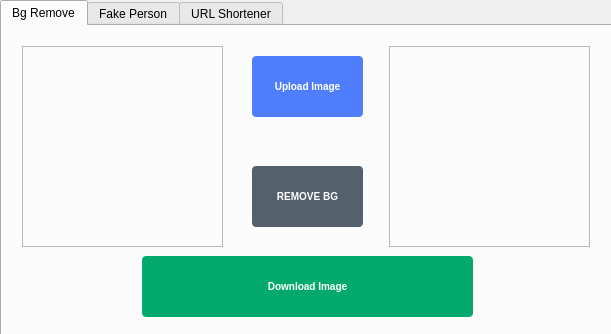
<?xml version="1.0" encoding="UTF-8"?>
<ui version="4.0">
 <class>MainWindow</class>
 <widget class="QMainWindow" name="MainWindow">
  <property name="geometry">
   <rect>
    <x>0</x>
    <y>0</y>
    <width>611</width>
    <height>334</height>
   </rect>
  </property>
  <property name="windowTitle">
   <string>BFU Tool</string>
  </property>
  <widget class="QWidget" name="centralwidget">
   <widget class="QTabWidget" name="tabWidget">
    <property name="geometry">
     <rect>
      <x>0</x>
      <y>0</y>
      <width>616</width>
      <height>338</height>
     </rect>
    </property>
    <property name="cursor">
     <cursorShape>PointingHandCursor</cursorShape>
    </property>
    <property name="styleSheet">
     <string notr="true"/>
    </property>
    <property name="currentIndex">
     <number>0</number>
    </property>
    <widget class="QWidget" name="tab">
     <attribute name="title">
      <string>Bg Remove</string>
     </attribute>
     <widget class="QLabel" name="label_3">
      <property name="geometry">
       <rect>
        <x>20</x>
        <y>20</y>
        <width>201</width>
        <height>201</height>
       </rect>
      </property>
      <property name="autoFillBackground">
       <bool>false</bool>
      </property>
      <property name="frameShape">
       <enum>QFrame::StyledPanel</enum>
      </property>
      <property name="frameShadow">
       <enum>QFrame::Plain</enum>
      </property>
      <property name="lineWidth">
       <number>1</number>
      </property>
      <property name="text">
       <string/>
      </property>
      <property name="pixmap">
       <pixmap>:/res/img/bgrm.jpg</pixmap>
      </property>
      <property name="scaledContents">
       <bool>true</bool>
      </property>
      <property name="wordWrap">
       <bool>false</bool>
      </property>
     </widget>
     <widget class="QLabel" name="label_4">
      <property name="geometry">
       <rect>
        <x>387</x>
        <y>20</y>
        <width>201</width>
        <height>201</height>
       </rect>
      </property>
      <property name="autoFillBackground">
       <bool>false</bool>
      </property>
      <property name="frameShape">
       <enum>QFrame::StyledPanel</enum>
      </property>
      <property name="frameShadow">
       <enum>QFrame::Sunken</enum>
      </property>
      <property name="lineWidth">
       <number>1</number>
      </property>
      <property name="text">
       <string/>
      </property>
      <property name="pixmap">
       <pixmap>:/res/img/bgrm.jpg</pixmap>
      </property>
      <property name="scaledContents">
       <bool>true</bool>
      </property>
      <property name="wordWrap">
       <bool>false</bool>
      </property>
     </widget>
     <widget class="QPushButton" name="pushButton">
      <property name="geometry">
       <rect>
        <x>250</x>
        <y>30</y>
        <width>111</width>
        <height>71</height>
       </rect>
      </property>
      <property name="styleSheet">
       <string notr="true">qproperty-cursor: PointingHandCursor;
  text-transform: uppercase;
  font-size: 10px;
  height: 57px;
  line-height: 57px;
  color: #fff;
  padding: 0 3px;
  background: #4e7efe;
  margin-bottom: 10px;
  border-radius: 4px;
font-weight: bold;</string>
      </property>
      <property name="text">
       <string>Upload Image</string>
      </property>
     </widget>
     <widget class="QPushButton" name="pushButton_2">
      <property name="geometry">
       <rect>
        <x>140</x>
        <y>230</y>
        <width>331</width>
        <height>71</height>
       </rect>
      </property>
      <property name="styleSheet">
       <string notr="true">qproperty-cursor: PointingHandCursor;
  text-transform: uppercase;
  font-size: 10px;
  height: 57px;
  line-height: 57px;
  color: #fff;
  padding: 0 3px;
  background: #04aa6d;
  margin-bottom: 10px;
  border-radius: 4px;
font-weight: bold;</string>
      </property>
      <property name="text">
       <string>Download Image</string>
      </property>
     </widget>
     <widget class="QPushButton" name="pushButton_7">
      <property name="geometry">
       <rect>
        <x>250</x>
        <y>140</y>
        <width>111</width>
        <height>71</height>
       </rect>
      </property>
      <property name="styleSheet">
       <string notr="true">qproperty-cursor: PointingHandCursor;
  text-transform: uppercase;
  font-size: 10px;
  height: 57px;
  line-height: 57px;
  color: #fff;
  padding: 0 3px;
  background:#54616c;
  margin-bottom: 10px;
  border-radius: 4px;
font-weight: bold;</string>
      </property>
      <property name="text">
       <string>REMOVE BG</string>
      </property>
     </widget>
     <widget class="QLabel" name="label_21">
      <property name="geometry">
       <rect>
        <x>40</x>
        <y>230</y>
        <width>61</width>
        <height>51</height>
       </rect>
      </property>
      <property name="text">
       <string/>
      </property>
      <property name="pixmap">
       <pixmap resource="res.qrc">:/res/Downloads/Rokey-The-Blacy-Big-smile.128.png</pixmap>
      </property>
      <property name="scaledContents">
       <bool>true</bool>
      </property>
     </widget>
     <widget class="QLabel" name="label_22">
      <property name="geometry">
       <rect>
        <x>500</x>
        <y>230</y>
        <width>61</width>
        <height>51</height>
       </rect>
      </property>
      <property name="text">
       <string/>
      </property>
      <property name="pixmap">
       <pixmap resource="res.qrc">:/res/Downloads/Rokey-The-Blacy-Exciting.128.png</pixmap>
      </property>
      <property name="scaledContents">
       <bool>true</bool>
      </property>
     </widget>
    </widget>
    <widget class="QWidget" name="tab_2">
     <attribute name="title">
      <string>Fake Person</string>
     </attribute>
     <widget class="QLabel" name="label_5">
      <property name="geometry">
       <rect>
        <x>20</x>
        <y>10</y>
        <width>121</width>
        <height>141</height>
       </rect>
      </property>
      <property name="autoFillBackground">
       <bool>false</bool>
      </property>
      <property name="frameShape">
       <enum>QFrame::StyledPanel</enum>
      </property>
      <property name="frameShadow">
       <enum>QFrame::Plain</enum>
      </property>
      <property name="lineWidth">
       <number>1</number>
      </property>
      <property name="text">
       <string/>
      </property>
      <property name="pixmap">
       <pixmap>:/res/img/bgrm.jpg</pixmap>
      </property>
      <property name="scaledContents">
       <bool>true</bool>
      </property>
      <property name="wordWrap">
       <bool>false</bool>
      </property>
     </widget>
     <widget class="QLineEdit" name="lineEdit">
      <property name="geometry">
       <rect>
        <x>230</x>
        <y>20</y>
        <width>171</width>
        <height>20</height>
       </rect>
      </property>
      <property name="styleSheet">
       <string notr="true">font-size: 10px;
	padding: 2px 3px;
	width: 100%;
	padding-left: 5px;
	outline: none;
	background: #FFFFFF;
	color: #000000;
	border: 2px solid #04aa6d;
	border-radius: 13px;</string>
      </property>
     </widget>
     <widget class="QLabel" name="label">
      <property name="geometry">
       <rect>
        <x>143</x>
        <y>20</y>
        <width>81</width>
        <height>31</height>
       </rect>
      </property>
      <property name="styleSheet">
       <string notr="true">  text-transform: uppercase;
  font-size: 9px;
  height: 57px;
  line-height: 57px;
  padding: 0 3px;
 color: #4e7efe;
  margin-bottom: 10px;
  border-radius: 4px;
font-weight: bold;</string>
      </property>
      <property name="text">
       <string>Full Name :</string>
      </property>
     </widget>
     <widget class="QLineEdit" name="lineEdit_2">
      <property name="geometry">
       <rect>
        <x>230</x>
        <y>50</y>
        <width>171</width>
        <height>20</height>
       </rect>
      </property>
      <property name="styleSheet">
       <string notr="true">font-size: 10px;
	padding: 2px 3px;
	width: 100%;
	padding-left: 5px;
	outline: none;
	background: #FFFFFF;
	color: #000000;
	border: 2px solid #04aa6d;
	border-radius: 13px;</string>
      </property>
      <property name="text">
       <string/>
      </property>
     </widget>
     <widget class="QLabel" name="label_2">
      <property name="geometry">
       <rect>
        <x>160</x>
        <y>50</y>
        <width>61</width>
        <height>31</height>
       </rect>
      </property>
      <property name="styleSheet">
       <string notr="true">  text-transform: uppercase;
  font-size: 9px;
  height: 57px;
  line-height: 57px;
  padding: 0 3px;
 color: #4e7efe;
  margin-bottom: 10px;
  border-radius: 4px;
font-weight: bold;</string>
      </property>
      <property name="text">
       <string>Email :</string>
      </property>
     </widget>
     <widget class="QLineEdit" name="lineEdit_3">
      <property name="geometry">
       <rect>
        <x>230</x>
        <y>80</y>
        <width>171</width>
        <height>20</height>
       </rect>
      </property>
      <property name="styleSheet">
       <string notr="true">font-size: 10px;
	padding: 2px 3px;
	width: 100%;
	padding-left: 5px;
	outline: none;
	background: #FFFFFF;
	color: #000000;
	border: 2px solid #04aa6d;
	border-radius: 13px;
</string>
      </property>
      <property name="text">
       <string/>
      </property>
     </widget>
     <widget class="QLabel" name="label_6">
      <property name="geometry">
       <rect>
        <x>160</x>
        <y>80</y>
        <width>61</width>
        <height>31</height>
       </rect>
      </property>
      <property name="styleSheet">
       <string notr="true">  text-transform: uppercase;
  font-size: 9px;
  height: 57px;
  line-height: 57px;
  padding: 0 3px;
 color: #4e7efe;
  margin-bottom: 10px;
  border-radius: 4px;
font-weight: bold;</string>
      </property>
      <property name="text">
       <string>Phone :</string>
      </property>
     </widget>
     <widget class="QLineEdit" name="lineEdit_4">
      <property name="geometry">
       <rect>
        <x>230</x>
        <y>110</y>
        <width>261</width>
        <height>20</height>
       </rect>
      </property>
      <property name="styleSheet">
       <string notr="true">font-size: 10px;
	padding: 2px 3px;
	width: 100%;
	padding-left: 5px;
	outline: none;
	background: #FFFFFF;
	color: #000000;
	border: 2px solid #04aa6d;
	border-radius: 13px;</string>
      </property>
      <property name="text">
       <string/>
      </property>
     </widget>
     <widget class="QLabel" name="label_7">
      <property name="geometry">
       <rect>
        <x>160</x>
        <y>110</y>
        <width>61</width>
        <height>31</height>
       </rect>
      </property>
      <property name="styleSheet">
       <string notr="true">  text-transform: uppercase;
  font-size: 9px;
  height: 57px;
  line-height: 57px;
  padding: 0 3px;
 color: #4e7efe;
  margin-bottom: 10px;
  border-radius: 4px;
font-weight: bold;</string>
      </property>
      <property name="text">
       <string>Adress :</string>
      </property>
     </widget>
     <widget class="QLineEdit" name="lineEdit_5">
      <property name="geometry">
       <rect>
        <x>230</x>
        <y>140</y>
        <width>81</width>
        <height>20</height>
       </rect>
      </property>
      <property name="styleSheet">
       <string notr="true">font-size: 10px;
	padding: 2px 3px;
	width: 100%;
	padding-left: 5px;
	outline: none;
	background: #FFFFFF;
	color: #000000;
	border: 2px solid #04aa6d;
	border-radius: 13px;</string>
      </property>
      <property name="text">
       <string/>
      </property>
     </widget>
     <widget class="QLabel" name="label_8">
      <property name="geometry">
       <rect>
        <x>160</x>
        <y>140</y>
        <width>61</width>
        <height>31</height>
       </rect>
      </property>
      <property name="styleSheet">
       <string notr="true">  text-transform: uppercase;
  font-size: 9px;
  height: 57px;
  line-height: 57px;
  padding: 0 3px;
 color: #4e7efe;
  margin-bottom: 10px;
  border-radius: 4px;
font-weight: bold;</string>
      </property>
      <property name="text">
       <string>Zip :</string>
      </property>
     </widget>
     <widget class="QLineEdit" name="lineEdit_6">
      <property name="geometry">
       <rect>
        <x>230</x>
        <y>170</y>
        <width>171</width>
        <height>20</height>
       </rect>
      </property>
      <property name="toolTipDuration">
       <number>1</number>
      </property>
      <property name="styleSheet">
       <string notr="true">font-size: 10px;
	padding: 2px 3px;
	width: 100%;
	padding-left: 5px;
	outline: none;
	background: #FFFFFF;
	color: #000000;
	border: 2px solid #04aa6d;
	border-radius: 13px;</string>
      </property>
      <property name="text">
       <string/>
      </property>
     </widget>
     <widget class="QLabel" name="label_9">
      <property name="geometry">
       <rect>
        <x>160</x>
        <y>170</y>
        <width>61</width>
        <height>31</height>
       </rect>
      </property>
      <property name="styleSheet">
       <string notr="true">  text-transform: uppercase;
  font-size: 9px;
  height: 57px;
  line-height: 57px;
  padding: 0 3px;
 color: #4e7efe;
  margin-bottom: 10px;
  border-radius: 4px;
font-weight: bold;</string>
      </property>
      <property name="text">
       <string>City :</string>
      </property>
     </widget>
     <widget class="QLineEdit" name="lineEdit_7">
      <property name="geometry">
       <rect>
        <x>480</x>
        <y>20</y>
        <width>101</width>
        <height>20</height>
       </rect>
      </property>
      <property name="toolTipDuration">
       <number>1</number>
      </property>
      <property name="styleSheet">
       <string notr="true">font-size: 10px;
	padding: 2px 3px;
	width: 100%;
	padding-left: 5px;
	outline: none;
	background: #FFFFFF;
	color: #000000;
	border: 2px solid #04aa6d;
	border-radius: 13px;</string>
      </property>
      <property name="text">
       <string/>
      </property>
     </widget>
     <widget class="QLabel" name="label_10">
      <property name="geometry">
       <rect>
        <x>426</x>
        <y>22</y>
        <width>51</width>
        <height>21</height>
       </rect>
      </property>
      <property name="styleSheet">
       <string notr="true">  text-transform: uppercase;
  font-size: 9px;
  height: 57px;
  line-height: 57px;
  padding: 0 3px;
 color: #4e7efe;
  margin-bottom: 10px;
  border-radius: 4px;
font-weight: bold;</string>
      </property>
      <property name="text">
       <string>State :</string>
      </property>
     </widget>
     <widget class="QLabel" name="label_11">
      <property name="geometry">
       <rect>
        <x>405</x>
        <y>50</y>
        <width>71</width>
        <height>31</height>
       </rect>
      </property>
      <property name="styleSheet">
       <string notr="true">  text-transform: uppercase;
  font-size: 9px;
  height: 57px;
  line-height: 57px;
  padding: 0 3px;
 color: #4e7efe;
  margin-bottom: 10px;
  border-radius: 4px;
font-weight: bold;</string>
      </property>
      <property name="text">
       <string>Country :</string>
      </property>
     </widget>
     <widget class="QLineEdit" name="lineEdit_8">
      <property name="geometry">
       <rect>
        <x>480</x>
        <y>50</y>
        <width>101</width>
        <height>20</height>
       </rect>
      </property>
      <property name="toolTipDuration">
       <number>1</number>
      </property>
      <property name="styleSheet">
       <string notr="true">font-size: 10px;
	padding: 2px 3px;
	width: 100%;
	padding-left: 5px;
	outline: none;
	background: #FFFFFF;
	color: #000000;
	border: 2px solid #04aa6d;
	border-radius: 13px;
</string>
      </property>
      <property name="text">
       <string/>
      </property>
     </widget>
     <widget class="QPushButton" name="pushButton_3">
      <property name="geometry">
       <rect>
        <x>10</x>
        <y>274</y>
        <width>581</width>
        <height>41</height>
       </rect>
      </property>
      <property name="toolTipDuration">
       <number>1</number>
      </property>
      <property name="styleSheet">
       <string notr="true">qproperty-cursor: PointingHandCursor;
  text-transform: uppercase;
  font-size: 10px;
  height: 57px;
  line-height: 57px;
  color: #fff;
  padding: 0 3px;
  background: #04aa6d;
  margin-bottom: 10px;
  border-radius: 4px;
font-weight: bold;</string>
      </property>
      <property name="text">
       <string>Save .docx</string>
      </property>
     </widget>
     <widget class="QPushButton" name="pushButton_4">
      <property name="geometry">
       <rect>
        <x>10</x>
        <y>239</y>
        <width>581</width>
        <height>41</height>
       </rect>
      </property>
      <property name="toolTipDuration">
       <number>1</number>
      </property>
      <property name="styleSheet">
       <string notr="true">qproperty-cursor: PointingHandCursor;
  text-transform: uppercase;
  font-size: 10px;
  height: 57px;
  line-height: 57px;
  color: #fff;
  padding: 0 3px;
  background: #4e7efe;
  margin-bottom: 10px;
  border-radius: 4px;
font-weight: bold;</string>
      </property>
      <property name="text">
       <string>Save .txt</string>
      </property>
     </widget>
     <widget class="QPushButton" name="pushButton_5">
      <property name="geometry">
       <rect>
        <x>20</x>
        <y>160</y>
        <width>121</width>
        <height>35</height>
       </rect>
      </property>
      <property name="toolTipDuration">
       <number>1</number>
      </property>
      <property name="styleSheet">
       <string notr="true">qproperty-cursor: PointingHandCursor;
  text-transform: uppercase;
  font-size: 10px;
  height: 57px;
  line-height: 57px;
  color: #fff;
  padding: 0 3px;
  background: #04aa6d;
  margin-bottom: 10px;
  border-radius: 4px;
font-weight: bold;</string>
      </property>
      <property name="text">
       <string>Download</string>
      </property>
     </widget>
     <widget class="QPushButton" name="pushButton_8">
      <property name="geometry">
       <rect>
        <x>10</x>
        <y>200</y>
        <width>285</width>
        <height>41</height>
       </rect>
      </property>
      <property name="toolTipDuration">
       <number>1</number>
      </property>
      <property name="styleSheet">
       <string notr="true">qproperty-cursor: PointingHandCursor;
  text-transform: uppercase;
  font-size: 10px;
  height: 57px;
  line-height: 57px;
  color: #fff;
  padding: 0 3px;
  background: #04aa6d;
  margin-bottom: 10px;
  border-radius: 4px;
font-weight: bold;</string>
      </property>
      <property name="text">
       <string>Generate Photo</string>
      </property>
     </widget>
     <widget class="QPushButton" name="pushButton_9">
      <property name="geometry">
       <rect>
        <x>300</x>
        <y>200</y>
        <width>291</width>
        <height>42</height>
       </rect>
      </property>
      <property name="toolTipDuration">
       <number>1</number>
      </property>
      <property name="styleSheet">
       <string notr="true">qproperty-cursor: PointingHandCursor;
  text-transform: uppercase;
  font-size: 10px;
  height: 57px;
  line-height: 57px;
  color: #fff;
  padding: 0 3px;
  background: #04aa6d;
  margin-bottom: 10px;
  border-radius: 4px;
font-weight: bold;</string>
      </property>
      <property name="text">
       <string>Generate Details</string>
      </property>
     </widget>
     <widget class="QLabel" name="label_20">
      <property name="geometry">
       <rect>
        <x>500</x>
        <y>100</y>
        <width>81</width>
        <height>81</height>
       </rect>
      </property>
      <property name="text">
       <string/>
      </property>
      <property name="pixmap">
       <pixmap resource="res.qrc">:/res/Downloads/Oxygen-Icons.org-Oxygen-Actions-user-group-new.256.png</pixmap>
      </property>
      <property name="scaledContents">
       <bool>true</bool>
      </property>
     </widget>
    </widget>
    <widget class="QWidget" name="tab_3">
     <property name="toolTipDuration">
      <number>1</number>
     </property>
     <attribute name="title">
      <string>URL Shortener</string>
     </attribute>
     <widget class="QLineEdit" name="lineEdit_9">
      <property name="geometry">
       <rect>
        <x>90</x>
        <y>20</y>
        <width>501</width>
        <height>31</height>
       </rect>
      </property>
      <property name="toolTipDuration">
       <number>1</number>
      </property>
      <property name="styleSheet">
       <string notr="true">font-size: 14px;
	padding: 2px 3px;
	width: 100%;
	padding-left: 5px;
	outline: none;
	background: #FFFFFF;
	color: #000000;
	border: 2px solid #04aa6d;
	border-radius: 13px;</string>
      </property>
     </widget>
     <widget class="QLabel" name="label_12">
      <property name="geometry">
       <rect>
        <x>16</x>
        <y>20</y>
        <width>61</width>
        <height>41</height>
       </rect>
      </property>
      <property name="toolTipDuration">
       <number>1</number>
      </property>
      <property name="styleSheet">
       <string notr="true">  text-transform: uppercase;
  font-size: 15px;
  height: 57px;
  line-height: 57px;
  padding: 0 3px;
 color: #04aa6d;
  margin-bottom: 10px;
  border-radius: 4px;
font-weight: bold;</string>
      </property>
      <property name="text">
       <string> URL :</string>
      </property>
     </widget>
     <widget class="QPushButton" name="pushButton_6">
      <property name="geometry">
       <rect>
        <x>10</x>
        <y>80</y>
        <width>591</width>
        <height>40</height>
       </rect>
      </property>
      <property name="toolTipDuration">
       <number>1</number>
      </property>
      <property name="styleSheet">
       <string notr="true">qproperty-cursor: PointingHandCursor;
  text-transform: uppercase;
  font-size: 10px;
  height: 57px;
  line-height: 57px;
  color: #fff;
  padding: 0 3px;
  background: #04aa6d;
  margin-bottom: 10px;
  border-radius: 4px;
font-weight: bold;</string>
      </property>
      <property name="text">
       <string>Short</string>
      </property>
     </widget>
     <widget class="QLineEdit" name="lineEdit_10">
      <property name="geometry">
       <rect>
        <x>130</x>
        <y>120</y>
        <width>261</width>
        <height>31</height>
       </rect>
      </property>
      <property name="toolTipDuration">
       <number>1</number>
      </property>
      <property name="styleSheet">
       <string notr="true">font-size: 14px;
	padding: 2px 3px;
	width: 100%;
	padding-left: 5px;
	outline: none;
	background: #FFFFFF;
	color: #000000;
	border: 2px solid #04aa6d;
	border-radius: 13px;</string>
      </property>
     </widget>
     <widget class="QLabel" name="label_13">
      <property name="geometry">
       <rect>
        <x>10</x>
        <y>120</y>
        <width>121</width>
        <height>41</height>
       </rect>
      </property>
      <property name="toolTipDuration">
       <number>1</number>
      </property>
      <property name="styleSheet">
       <string notr="true">  text-transform: uppercase;
  font-size: 15px;
  height: 57px;
  line-height: 57px;
  padding: 0 3px;
 color: #04aa6d;
  margin-bottom: 10px;
  border-radius: 4px;
font-weight: bold;</string>
      </property>
      <property name="text">
       <string>Short URL :</string>
      </property>
     </widget>
     <widget class="QPushButton" name="pushButton_10">
      <property name="geometry">
       <rect>
        <x>400</x>
        <y>120</y>
        <width>200</width>
        <height>40</height>
       </rect>
      </property>
      <property name="toolTipDuration">
       <number>1</number>
      </property>
      <property name="styleSheet">
       <string notr="true">qproperty-cursor: PointingHandCursor;
  text-transform: uppercase;
  font-size: 10px;
  height: 57px;
  line-height: 57px;
  color: #fff;
  padding: 0 3px;
  background: #04aa6d;
  margin-bottom: 10px;
  border-radius: 4px;
font-weight: bold;</string>
      </property>
      <property name="text">
       <string>Copy</string>
      </property>
     </widget>
     <widget class="QGroupBox" name="groupBox">
      <property name="geometry">
       <rect>
        <x>10</x>
        <y>220</y>
        <width>581</width>
        <height>91</height>
       </rect>
      </property>
      <property name="font">
       <font>
        <family>Times New Roman</family>
        <pointsize>8</pointsize>
        <weight>75</weight>
        <bold>true</bold>
       </font>
      </property>
      <property name="toolTipDuration">
       <number>1</number>
      </property>
      <property name="styleSheet">
       <string notr="true">  text-transform: uppercase;
  height: 57px;
  line-height: 57px;
 color: #04aa6d;
  margin-bottom: 10px;
  border-radius: 4px;
 border: 1px solid  #04aa6d;
font-weight: bold;</string>
      </property>
      <property name="title">
       <string>Contact</string>
      </property>
      <widget class="QLabel" name="label_16">
       <property name="geometry">
        <rect>
         <x>150</x>
         <y>20</y>
         <width>51</width>
         <height>51</height>
        </rect>
       </property>
       <property name="baseSize">
        <size>
         <width>0</width>
         <height>0</height>
        </size>
       </property>
       <property name="font">
        <font>
         <family>Verdana</family>
         <pointsize>2</pointsize>
         <weight>75</weight>
         <bold>true</bold>
        </font>
       </property>
       <property name="cursor">
        <cursorShape>ArrowCursor</cursorShape>
       </property>
       <property name="toolTipDuration">
        <number>1</number>
       </property>
       <property name="styleSheet">
        <string notr="true">margin-bottom: 1px;
qproperty-cursor: PointingHandCursor;
border:none;
</string>
       </property>
       <property name="text">
        <string/>
       </property>
       <property name="pixmap">
        <pixmap resource="res.qrc">:/res/Downloads/Bokehlicia-Captiva-Web-github.256.png</pixmap>
       </property>
       <property name="scaledContents">
        <bool>true</bool>
       </property>
       <property name="openExternalLinks">
        <bool>false</bool>
       </property>
      </widget>
      <widget class="QLabel" name="label_17">
       <property name="geometry">
        <rect>
         <x>230</x>
         <y>22</y>
         <width>41</width>
         <height>41</height>
        </rect>
       </property>
       <property name="cursor">
        <cursorShape>ArrowCursor</cursorShape>
       </property>
       <property name="toolTipDuration">
        <number>1</number>
       </property>
       <property name="styleSheet">
        <string notr="true">margin-bottom: 1px;
qproperty-cursor: PointingHandCursor;
border: none;
</string>
       </property>
       <property name="text">
        <string/>
       </property>
       <property name="pixmap">
        <pixmap resource="res.qrc">:/res/Downloads/Amitjakhu-Drip-Web.512.png</pixmap>
       </property>
       <property name="scaledContents">
        <bool>true</bool>
       </property>
       <property name="openExternalLinks">
        <bool>false</bool>
       </property>
      </widget>
      <widget class="QLabel" name="label_18">
       <property name="geometry">
        <rect>
         <x>300</x>
         <y>23</y>
         <width>41</width>
         <height>39</height>
        </rect>
       </property>
       <property name="cursor">
        <cursorShape>ArrowCursor</cursorShape>
       </property>
       <property name="toolTipDuration">
        <number>1</number>
       </property>
       <property name="styleSheet">
        <string notr="true">margin-bottom: 1px;
qproperty-cursor: PointingHandCursor;
border:none;</string>
       </property>
       <property name="text">
        <string/>
       </property>
       <property name="pixmap">
        <pixmap resource="res.qrc">:/res/Downloads/Simpleicons-Team-Simple-Telegram.512.png</pixmap>
       </property>
       <property name="scaledContents">
        <bool>true</bool>
       </property>
       <property name="openExternalLinks">
        <bool>false</bool>
       </property>
      </widget>
      <widget class="QLabel" name="label_19">
       <property name="geometry">
        <rect>
         <x>367</x>
         <y>19</y>
         <width>50</width>
         <height>47</height>
        </rect>
       </property>
       <property name="cursor">
        <cursorShape>ArrowCursor</cursorShape>
       </property>
       <property name="toolTipDuration">
        <number>1</number>
       </property>
       <property name="styleSheet">
        <string notr="true">margin-bottom: 1px;
border:none;
qproperty-cursor: PointingHandCursor;</string>
       </property>
       <property name="text">
        <string/>
       </property>
       <property name="pixmap">
        <pixmap resource="res.qrc">:/res/Downloads/Rafiqul-Hassan-Blogger-Email-3.512.png</pixmap>
       </property>
       <property name="scaledContents">
        <bool>true</bool>
       </property>
       <property name="openExternalLinks">
        <bool>false</bool>
       </property>
      </widget>
     </widget>
     <widget class="QLabel" name="label_14">
      <property name="geometry">
       <rect>
        <x>200</x>
        <y>170</y>
        <width>381</width>
        <height>31</height>
       </rect>
      </property>
      <property name="font">
       <font>
        <family>Monotype Corsiva</family>
        <pointsize>18</pointsize>
        <italic>true</italic>
       </font>
      </property>
      <property name="toolTipDuration">
       <number>1</number>
      </property>
      <property name="styleSheet">
       <string notr="true"/>
      </property>
      <property name="text">
       <string>Created by Pavel Dordea</string>
      </property>
     </widget>
    </widget>
   </widget>
  </widget>
 </widget>
 <resources>
  <include location="res.qrc"/>
 </resources>
 <connections/>
</ui>
